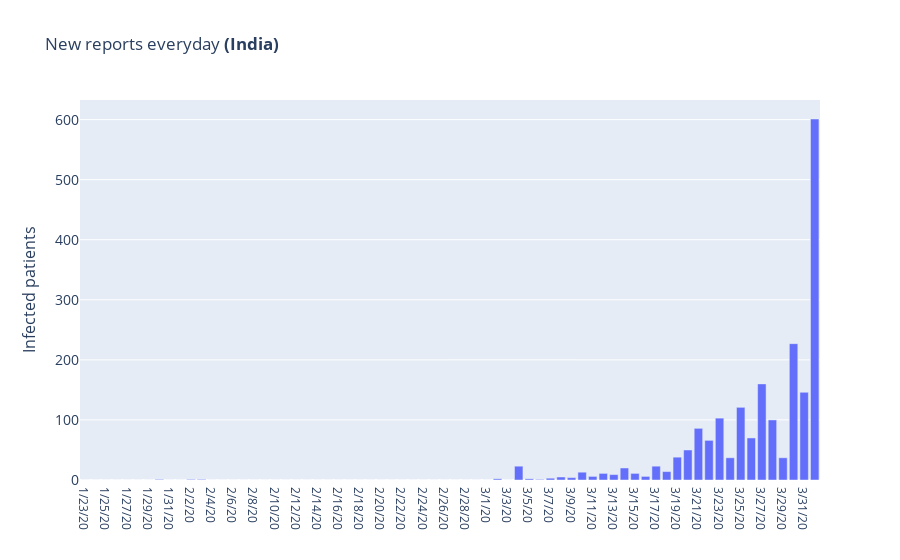

Here is the notebook cell this chart was saved with:
### Markdown cell above
## Each day new cases

### Code cell
plot_new_day_cases('India')

### Figure 1 — Plotly figure (JSON) as saved in the notebook; plotly's stock layout.template omitted (floating-point values rounded to 4 significant figures)
{"data": [{"type": "bar", "x": ["1/23/20", "1/24/20", "1/25/20", "1/26/20", "1/27/20", "1/28/20", "1/29/20", "1/30/20", "1/31/20", "2/1/20", "2/2/20", "2/3/20", "2/4/20", "2/5/20", "2/6/20", "2/7/20", "2/8/20", "2/9/20", "2/10/20", "2/11/20", "2/12/20", "2/13/20", "2/14/20", "2/15/20", "2/16/20", "2/17/20", "2/18/20", "2/19/20", "2/20/20", "2/21/20", "2/22/20", "2/23/20", "2/24/20", "2/25/20", "2/26/20", "2/27/20", "2/28/20", "2/29/20", "3/1/20", "3/2/20", "3/3/20", "3/4/20", "3/5/20", "3/6/20", "3/7/20", "3/8/20", "3/9/20", "3/10/20", "3/11/20", "3/12/20", "3/13/20", "3/14/20", "3/15/20", "3/16/20", "3/17/20", "3/18/20", "3/19/20", "3/20/20", "3/21/20", "3/22/20", "3/23/20", "3/24/20", "3/25/20", "3/26/20", "3/27/20", "3/28/20", "3/29/20", "3/30/20", "3/31/20", "4/1/20"], "y": [0, 0, 0, 0, 0, 0, 0, 1, 0, 0, 1, 1, 0, 0, 0, 0, 0, 0, 0, 0, 0, 0, 0, 0, 0, 0, 0, 0, 0, 0, 0, 0, 0, 0, 0, 0, 0, 0, 0, 2, 0, 23, 2, 1, 3, 5, 4, 13, 6, 11, 9, 20, 11, 6, 23, 14, 38, 50, 86, 66, 103, 37, 121, 70, 160, 100, 37, 227, 146, 601]}], "layout": {"title": {"text": "New reports everyday <b>(India)</b>"}, "yaxis": {"tickfont": {"size": 14}, "title": {"font": {"size": 16}, "text": "Infected patients"}}}}
